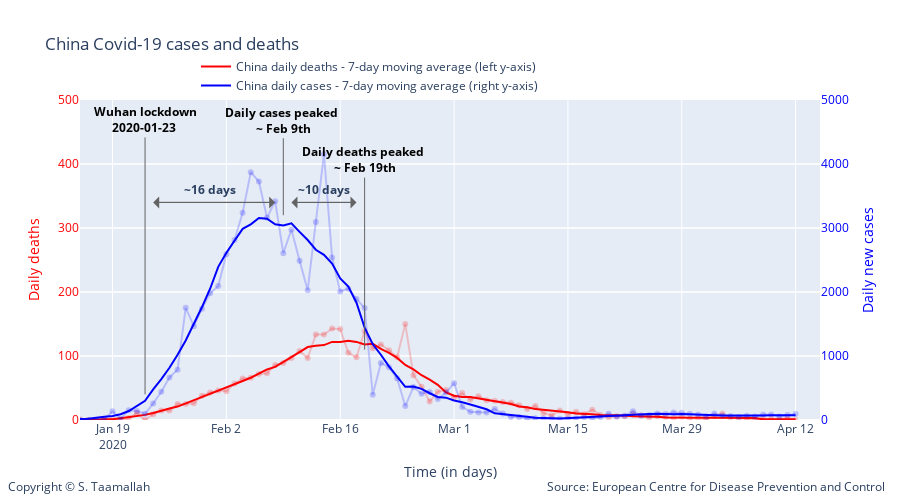

Notebook cell for this chart:
### Code cell
degree = 5

smooth_china_deaths = smoothTriangle(df_china['deaths'],degree)
smooth_china_cases = smoothTriangle(df_china['cases'],degree)

smooth_china_deaths_9day = smooth_9day(df_china['deaths'])
smooth_china_cases_9day = smooth_9day(df_china['cases'])



# Add traces
trace1 = go.Scatter(
        x=df_china.index, 
        y=df_china['deaths'],
        mode='lines + markers',
        name='China daily deaths (left y-axis)',
        line_color='rgba(256, 0, 0, .2)',
        showlegend=False,
)

trace11 = go.Scatter(
        x=df_china.index, 
        y=smooth_china_deaths_9day,
        mode='lines',
        name='China daily deaths - 7-day moving average (left y-axis)',
        line_color='rgba(256, 0, 0, 1)',
)


trace2 = go.Scatter(
        x=df_china.index, 
        y=df_china['cases'],
        mode='lines + markers',
        name='China daily cases (right y-axis)',
        line_color='rgba(0, 0, 256, .2)',
        showlegend=False,
        yaxis='y2'
)

trace22 = go.Scatter(
        x=df_china.index, 
        y=smooth_china_cases_9day,
        mode='lines',
        name='China daily cases - 7-day moving average (right y-axis)',
        line_color='rgba(0, 0, 256, 1)',
        yaxis='y2'
)

data = [trace1, trace11, trace2, trace22]

layout = go.Layout(
    title='China Covid-19 cases and deaths',
    legend=dict(x=.4, y=1.15, orientation="h"), 
    width=900,
    height=500,
    
    # Top left
    xaxis=dict(
        title='Time (in days)',
        range=['2020-01-15', '2020-04-15'],
    ),
    yaxis=dict(
        title='Daily deaths',
        #type='log',
        range=[0,500],
        color="red",
        anchor='x'
    ),
    yaxis2=dict(
        title = 'Daily new cases',
        color='rgba(0, 0, 256, 1)',
        #type='log',
        range=[0,5000],
        overlaying='y',
        side='right'
    ),
    
       annotations=[
        dict(
            x=1.09,
            y=-0.24,
            showarrow=False,
            text='Source: European Centre for Disease Prevention and Control',
            xref='paper',
            yref='paper'
        ),
        
        dict(
            x=-0.1,
            y=-0.24,
            showarrow=False,
            text='Copyright © S. Taamallah ',
            xref='paper',
            yref='paper'
        )
    ],
    
)



fig = go.Figure(data=data, layout=layout)

fig.add_annotation(
            x='2020-01-23',
            y=40,
            xref="x",
            yref="y",
            text="<b> Wuhan lockdown <br> 2020-01-23  </b>",
            showarrow=True,
            font=dict(
            #family="Courier New, monospace",
            size=12,
            color="black",
            ),
        align="center",
        arrowhead=0,
        arrowsize=1,
        arrowwidth=1,
        arrowcolor="#636363",
        ax=0,
        ay=-275,
)




fig.add_annotation(
            x='2020-02-09',
            y=320,
            text="<b>Daily cases peaked <br> ~ Feb 9th </b>",
            showarrow=True,
            font=dict(
            #family="Courier New, monospace",
            size=12,
            color="black",
            ),
        align="center",
        arrowhead=0,
        arrowsize=1,
        arrowwidth=1,
        arrowcolor="#636363",
        ax=0,
        ay=-95,
)


fig.add_annotation(
            x='2020-02-19',
            y=110,
            text="<b>Daily deaths peaked <br> ~ Feb 19th </b>",
            showarrow=True,
            font=dict(
            #family="Courier New, monospace",
            size=12,
            color="black",
            ),
        align="center",
        arrowhead=0,
        arrowsize=1,
        arrowwidth=1,
        arrowcolor="#636363",
        ax=0,
        ay=-190,
)

fig.add_annotation(
            x='2020-02-10',
            y=340,
            text="",
            showarrow=True,
            font=dict(
            #family="Courier New, monospace",
            size=12,
            color="black",
            ),
        align="center",
        arrowhead=1,
        arrowsize=2,
        arrowwidth=1,
        arrowcolor="#636363",
        ax=65,
        ay=0,
)

fig.add_annotation(
            x='2020-02-18',
            y=340,
            text="",
            showarrow=True,
            font=dict(
            #family="Courier New, monospace",
            size=12,
            color="black",
            ),
        align="center",
        arrowhead=1,
        arrowsize=2,
        arrowwidth=1,
        arrowcolor="#636363",
        ax=-65,
        ay=0,
)

fig.add_annotation(
            x='2020-02-14',
            y=360,
            text="<b> ~10 days </b>",
            showarrow=False,
)

fig.add_annotation(
            x='2020-01-24',
            y=340,
            text="",
            showarrow=True,
            font=dict(
            #family="Courier New, monospace",
            size=12,
            color="black",
            ),
        align="center",
        arrowhead=1,
        arrowsize=2,
        arrowwidth=1,
        arrowcolor="#636363",
        ax=120,
        ay=0,
)

fig.add_annotation(
            x='2020-02-08',
            y=340,
            text="",
            showarrow=True,
            font=dict(
            #family="Courier New, monospace",
            size=12,
            color="black",
            ),
        align="center",
        arrowhead=1,
        arrowsize=2,
        arrowwidth=1,
        arrowcolor="#636363",
        ax=-120,
        ay=0,
)


fig.add_annotation(
            x='2020-01-31',
            y=360,
            text="<b> ~16 days </b>",
            showarrow=False,
)

fig.show()

from plotly.offline import plot
plot(fig, filename="STaamallah_covid19_analysis_chart_2_20200410.html", auto_open = False)

### Figure 1 — Plotly figure (JSON) as saved in the notebook; plotly's stock layout.template omitted (floating-point values rounded to 4 significant figures)
{"data": [{"line": {"color": "rgba(256, 0, 0, .2)"}, "mode": "lines+markers", "name": "China daily deaths (left y-axis)", "showlegend": false, "type": "scatter", "x": ["2020-04-12T00:00:00", "2020-04-11T00:00:00", "2020-04-10T00:00:00", "2020-04-09T00:00:00", "2020-04-08T00:00:00", "2020-04-07T00:00:00", "2020-04-06T00:00:00", "2020-04-05T00:00:00", "2020-04-04T00:00:00", "2020-04-03T00:00:00", "2020-04-02T00:00:00", "2020-04-01T00:00:00", "2020-03-31T00:00:00", "2020-03-30T00:00:00", "2020-03-29T00:00:00", "2020-03-28T00:00:00", "2020-03-27T00:00:00", "2020-03-26T00:00:00", "2020-03-25T00:00:00", "2020-03-24T00:00:00", "2020-03-23T00:00:00", "2020-03-22T00:00:00", "2020-03-21T00:00:00", "2020-03-20T00:00:00", "2020-03-19T00:00:00", "2020-03-18T00:00:00", "2020-03-17T00:00:00", "2020-03-16T00:00:00", "2020-03-15T00:00:00", "2020-03-14T00:00:00", "2020-03-13T00:00:00", "2020-03-12T00:00:00", "2020-03-11T00:00:00", "2020-03-10T00:00:00", "2020-03-09T00:00:00", "2020-03-08T00:00:00", "2020-03-07T00:00:00", "2020-03-06T00:00:00", "2020-03-05T00:00:00", "2020-03-04T00:00:00", "2020-03-03T00:00:00", "2020-03-02T00:00:00", "2020-03-01T00:00:00", "2020-02-29T00:00:00", "2020-02-28T00:00:00", "2020-02-27T00:00:00", "2020-02-26T00:00:00", "2020-02-25T00:00:00", "2020-02-24T00:00:00", "2020-02-23T00:00:00", "2020-02-22T00:00:00", "2020-02-21T00:00:00", "2020-02-20T00:00:00", "2020-02-19T00:00:00", "2020-02-18T00:00:00", "2020-02-17T00:00:00", "2020-02-16T00:00:00", "2020-02-15T00:00:00", "2020-02-14T00:00:00", "2020-02-13T00:00:00", "2020-02-12T00:00:00", "2020-02-11T00:00:00", "2020-02-10T00:00:00", "2020-02-09T00:00:00", "2020-02-08T00:00:00", "2020-02-07T00:00:00", "2020-02-06T00:00:00", "2020-02-05T00:00:00", "2020-02-04T00:00:00", "2020-02-03T00:00:00", "2020-02-02T00:00:00", "2020-02-01T00:00:00", "2020-01-31T00:00:00", "2020-01-30T00:00:00", "2020-01-29T00:00:00", "2020-01-28T00:00:00", "2020-01-27T00:00:00", "2020-01-26T00:00:00", "2020-01-25T00:00:00", "2020-01-24T00:00:00", "2020-01-23T00:00:00", "2020-01-22T00:00:00", "2020-01-21T00:00:00", "2020-01-20T00:00:00", "2020-01-19T00:00:00", "2020-01-18T00:00:00", "2020-01-17T00:00:00", "2020-01-16T00:00:00", "2020-01-15T00:00:00", "2020-01-14T00:00:00", "2020-01-13T00:00:00", "2020-01-12T00:00:00", "2020-01-11T00:00:00", "2020-01-10T00:00:00", "2020-01-09T00:00:00", "2020-01-08T00:00:00", "2020-01-07T00:00:00", "2020-01-06T00:00:00", "2020-01-05T00:00:00", "2020-01-04T00:00:00", "2020-01-03T00:00:00", "2020-01-02T00:00:00", "2020-01-01T00:00:00", "2019-12-31T00:00:00"], "y": [0, 3, 1, 2, 2, 0, 2, 3, 4, 10, 6, 1, 3, 2, 5, 3, 5, 6, 4, 7, 9, 6, 6, 4, 8, 16, 9, 13, 9, 15, 7, 11, 22, 17, 23, 27, 28, 30, 31, 37, 32, 42, 35, 47, 44, 29, 52, 70, 150, 98, 109, 118, 112, 139, 98, 105, 142, 143, 133.5, 133.5, 97, 108, 97, 89, 86, 73, 72, 66, 65, 57, 45, 46, 43, 38, 26, 25, 25, 15, 15, 9, 0, 11, 3, 0, 1, 0, 0, 0, 1, 0, 0, 0, 1, 0, 0, 0, 0, 0, 0, 0, 0, 0, 0, 0]}, {"line": {"color": "rgba(256, 0, 0, 1)"}, "mode": "lines", "name": "China daily deaths - 7-day moving average (left y-axis)", "type": "scatter", "x": ["2020-04-12T00:00:00", "2020-04-11T00:00:00", "2020-04-10T00:00:00", "2020-04-09T00:00:00", "2020-04-08T00:00:00", "2020-04-07T00:00:00", "2020-04-06T00:00:00", "2020-04-05T00:00:00", "2020-04-04T00:00:00", "2020-04-03T00:00:00", "2020-04-02T00:00:00", "2020-04-01T00:00:00", "2020-03-31T00:00:00", "2020-03-30T00:00:00", "2020-03-29T00:00:00", "2020-03-28T00:00:00", "2020-03-27T00:00:00", "2020-03-26T00:00:00", "2020-03-25T00:00:00", "2020-03-24T00:00:00", "2020-03-23T00:00:00", "2020-03-22T00:00:00", "2020-03-21T00:00:00", "2020-03-20T00:00:00", "2020-03-19T00:00:00", "2020-03-18T00:00:00", "2020-03-17T00:00:00", "2020-03-16T00:00:00", "2020-03-15T00:00:00", "2020-03-14T00:00:00", "2020-03-13T00:00:00", "2020-03-12T00:00:00", "2020-03-11T00:00:00", "2020-03-10T00:00:00", "2020-03-09T00:00:00", "2020-03-08T00:00:00", "2020-03-07T00:00:00", "2020-03-06T00:00:00", "2020-03-05T00:00:00", "2020-03-04T00:00:00", "2020-03-03T00:00:00", "2020-03-02T00:00:00", "2020-03-01T00:00:00", "2020-02-29T00:00:00", "2020-02-28T00:00:00", "2020-02-27T00:00:00", "2020-02-26T00:00:00", "2020-02-25T00:00:00", "2020-02-24T00:00:00", "2020-02-23T00:00:00", "2020-02-22T00:00:00", "2020-02-21T00:00:00", "2020-02-20T00:00:00", "2020-02-19T00:00:00", "2020-02-18T00:00:00", "2020-02-17T00:00:00", "2020-02-16T00:00:00", "2020-02-15T00:00:00", "2020-02-14T00:00:00", "2020-02-13T00:00:00", "2020-02-12T00:00:00", "2020-02-11T00:00:00", "2020-02-10T00:00:00", "2020-02-09T00:00:00", "2020-02-08T00:00:00", "2020-02-07T00:00:00", "2020-02-06T00:00:00", "2020-02-05T00:00:00", "2020-02-04T00:00:00", "2020-02-03T00:00:00", "2020-02-02T00:00:00", "2020-02-01T00:00:00", "2020-01-31T00:00:00", "2020-01-30T00:00:00", "2020-01-29T00:00:00", "2020-01-28T00:00:00", "2020-01-27T00:00:00", "2020-01-26T00:00:00", "2020-01-25T00:00:00", "2020-01-24T00:00:00", "2020-01-23T00:00:00", "2020-01-22T00:00:00", "2020-01-21T00:00:00", "2020-01-20T00:00:00", "2020-01-19T00:00:00", "2020-01-18T00:00:00", "2020-01-17T00:00:00", "2020-01-16T00:00:00", "2020-01-15T00:00:00", "2020-01-14T00:00:00", "2020-01-13T00:00:00", "2020-01-12T00:00:00", "2020-01-11T00:00:00", "2020-01-10T00:00:00", "2020-01-09T00:00:00", "2020-01-08T00:00:00", "2020-01-07T00:00:00", "2020-01-06T00:00:00", "2020-01-05T00:00:00", "2020-01-04T00:00:00", "2020-01-03T00:00:00", "2020-01-02T00:00:00", "2020-01-01T00:00:00", "2019-12-31T00:00:00"], "y": [1.333, 1.5, 1.6, 1.333, 1, 3, 3, 3, 3, 3, 4, 4, 4, 4, 3, 4, 4, 5, 5, 5, 6, 7, 7, 8, 8, 9, 9, 10, 12, 13, 14, 16, 17, 20, 21, 25, 27, 29, 31, 34, 36, 36, 38, 43, 55, 63, 70, 79, 86, 97, 105, 111, 119, 118, 122, 124, 122, 122, 117, 116, 114, 106, 98, 91, 83, 79, 72, 66, 61, 56, 50, 45, 41, 35, 30, 26, 21, 18, 14, 11, 8, 6, 4, 2, 1, 1, 0, 0, 0, 0, 0, 0, 0, 0, 0, 0, 0, 0, 0, 0, 0, 0, 0, 0]}, {"line": {"color": "rgba(0, 0, 256, .2)"}, "mode": "lines+markers", "name": "China daily cases (right y-axis)", "showlegend": false, "type": "scatter", "x": ["2020-04-12T00:00:00", "2020-04-11T00:00:00", "2020-04-10T00:00:00", "2020-04-09T00:00:00", "2020-04-08T00:00:00", "2020-04-07T00:00:00", "2020-04-06T00:00:00", "2020-04-05T00:00:00", "2020-04-04T00:00:00", "2020-04-03T00:00:00", "2020-04-02T00:00:00", "2020-04-01T00:00:00", "2020-03-31T00:00:00", "2020-03-30T00:00:00", "2020-03-29T00:00:00", "2020-03-28T00:00:00", "2020-03-27T00:00:00", "2020-03-26T00:00:00", "2020-03-25T00:00:00", "2020-03-24T00:00:00", "2020-03-23T00:00:00", "2020-03-22T00:00:00", "2020-03-21T00:00:00", "2020-03-20T00:00:00", "2020-03-19T00:00:00", "2020-03-18T00:00:00", "2020-03-17T00:00:00", "2020-03-16T00:00:00", "2020-03-15T00:00:00", "2020-03-14T00:00:00", "2020-03-13T00:00:00", "2020-03-12T00:00:00", "2020-03-11T00:00:00", "2020-03-10T00:00:00", "2020-03-09T00:00:00", "2020-03-08T00:00:00", "2020-03-07T00:00:00", "2020-03-06T00:00:00", "2020-03-05T00:00:00", "2020-03-04T00:00:00", "2020-03-03T00:00:00", "2020-03-02T00:00:00", "2020-03-01T00:00:00", "2020-02-29T00:00:00", "2020-02-28T00:00:00", "2020-02-27T00:00:00", "2020-02-26T00:00:00", "2020-02-25T00:00:00", "2020-02-24T00:00:00", "2020-02-23T00:00:00", "2020-02-22T00:00:00", "2020-02-21T00:00:00", "2020-02-20T00:00:00", "2020-02-19T00:00:00", "2020-02-18T00:00:00", "2020-02-17T00:00:00", "2020-02-16T00:00:00", "2020-02-15T00:00:00", "2020-02-14T00:00:00", "2020-02-13T00:00:00", "2020-02-12T00:00:00", "2020-02-11T00:00:00", "2020-02-10T00:00:00", "2020-02-09T00:00:00", "2020-02-08T00:00:00", "2020-02-07T00:00:00", "2020-02-06T00:00:00", "2020-02-05T00:00:00", "2020-02-04T00:00:00", "2020-02-03T00:00:00", "2020-02-02T00:00:00", "2020-02-01T00:00:00", "2020-01-31T00:00:00", "2020-01-30T00:00:00", "2020-01-29T00:00:00", "2020-01-28T00:00:00", "2020-01-27T00:00:00", "2020-01-26T00:00:00", "2020-01-25T00:00:00", "2020-01-24T00:00:00", "2020-01-23T00:00:00", "2020-01-22T00:00:00", "2020-01-21T00:00:00", "2020-01-20T00:00:00", "2020-01-19T00:00:00", "2020-01-18T00:00:00", "2020-01-17T00:00:00", "2020-01-16T00:00:00", "2020-01-15T00:00:00", "2020-01-14T00:00:00", "2020-01-13T00:00:00", "2020-01-12T00:00:00", "2020-01-11T00:00:00", "2020-01-10T00:00:00", "2020-01-09T00:00:00", "2020-01-08T00:00:00", "2020-01-07T00:00:00", "2020-01-06T00:00:00", "2020-01-05T00:00:00", "2020-01-04T00:00:00", "2020-01-03T00:00:00", "2020-01-02T00:00:00", "2020-01-01T00:00:00", "2019-12-31T00:00:00"], "y": [93, 79, 55, 86, 86, 56, 67, 48, 62, 70, 100, 54, 84, 98, 113, 119, 94, 102, 78, 69, 138, 65, 52, 99, 44, 23, 43, 25, 22, 19, 22, 24, 29, 20, 45, 46, 101, 170, 117, 119, 127, 205, 574, 428, 329, 439, 410, 515, 218, 647, 826, 891, 394, 1750, 1890, 2052, 2007, 2538, 4156, 3092, 2028, 2490, 2974, 2607, 3418, 3160, 3727, 3872, 3237, 2812, 2590, 2095, 1980, 1740, 1466, 1753, 787, 665, 441, 259, 97, 140, 151, 19, 136, 17, 4, 0, 0, 0, 0, 0, 0, 0, 0, 0, 0, 0, 15, 0, 17, 0, 0, 27], "yaxis": "y2"}, {"line": {"color": "rgba(0, 0, 256, 1)"}, "mode": "lines", "name": "China daily cases - 7-day moving average (right y-axis)", "type": "scatter", "x": ["2020-04-12T00:00:00", "2020-04-11T00:00:00", "2020-04-10T00:00:00", "2020-04-09T00:00:00", "2020-04-08T00:00:00", "2020-04-07T00:00:00", "2020-04-06T00:00:00", "2020-04-05T00:00:00", "2020-04-04T00:00:00", "2020-04-03T00:00:00", "2020-04-02T00:00:00", "2020-04-01T00:00:00", "2020-03-31T00:00:00", "2020-03-30T00:00:00", "2020-03-29T00:00:00", "2020-03-28T00:00:00", "2020-03-27T00:00:00", "2020-03-26T00:00:00", "2020-03-25T00:00:00", "2020-03-24T00:00:00", "2020-03-23T00:00:00", "2020-03-22T00:00:00", "2020-03-21T00:00:00", "2020-03-20T00:00:00", "2020-03-19T00:00:00", "2020-03-18T00:00:00", "2020-03-17T00:00:00", "2020-03-16T00:00:00", "2020-03-15T00:00:00", "2020-03-14T00:00:00", "2020-03-13T00:00:00", "2020-03-12T00:00:00", "2020-03-11T00:00:00", "2020-03-10T00:00:00", "2020-03-09T00:00:00", "2020-03-08T00:00:00", "2020-03-07T00:00:00", "2020-03-06T00:00:00", "2020-03-05T00:00:00", "2020-03-04T00:00:00", "2020-03-03T00:00:00", "2020-03-02T00:00:00", "2020-03-01T00:00:00", "2020-02-29T00:00:00", "2020-02-28T00:00:00", "2020-02-27T00:00:00", "2020-02-26T00:00:00", "2020-02-25T00:00:00", "2020-02-24T00:00:00", "2020-02-23T00:00:00", "2020-02-22T00:00:00", "2020-02-21T00:00:00", "2020-02-20T00:00:00", "2020-02-19T00:00:00", "2020-02-18T00:00:00", "2020-02-17T00:00:00", "2020-02-16T00:00:00", "2020-02-15T00:00:00", "2020-02-14T00:00:00", "2020-02-13T00:00:00", "2020-02-12T00:00:00", "2020-02-11T00:00:00", "2020-02-10T00:00:00", "2020-02-09T00:00:00", "2020-02-08T00:00:00", "2020-02-07T00:00:00", "2020-02-06T00:00:00", "2020-02-05T00:00:00", "2020-02-04T00:00:00", "2020-02-03T00:00:00", "2020-02-02T00:00:00", "2020-02-01T00:00:00", "2020-01-31T00:00:00", "2020-01-30T00:00:00", "2020-01-29T00:00:00", "2020-01-28T00:00:00", "2020-01-27T00:00:00", "2020-01-26T00:00:00", "2020-01-25T00:00:00", "2020-01-24T00:00:00", "2020-01-23T00:00:00", "2020-01-22T00:00:00", "2020-01-21T00:00:00", "2020-01-20T00:00:00", "2020-01-19T00:00:00", "2020-01-18T00:00:00", "2020-01-17T00:00:00", "2020-01-16T00:00:00", "2020-01-15T00:00:00", "2020-01-14T00:00:00", "2020-01-13T00:00:00", "2020-01-12T00:00:00", "2020-01-11T00:00:00", "2020-01-10T00:00:00", "2020-01-09T00:00:00", "2020-01-08T00:00:00", "2020-01-07T00:00:00", "2020-01-06T00:00:00", "2020-01-05T00:00:00", "2020-01-04T00:00:00", "2020-01-03T00:00:00", "2020-01-02T00:00:00", "2020-01-01T00:00:00", "2019-12-31T00:00:00"], "y": [75.67, 78.25, 79.8, 75.83, 70, 67, 70, 69, 69, 71, 77, 83, 88, 92, 93, 90, 99, 97, 92, 90, 82, 74, 67, 62, 56, 43, 38, 35, 27, 25, 27, 28, 36, 52, 63, 74, 86, 105, 167, 209, 241, 278, 305, 349, 360, 418, 487, 522, 518, 676, 837, 1020, 1186, 1443, 1833, 2085, 2211, 2444, 2580, 2660, 2812, 2940, 3072, 3040, 3057, 3144, 3155, 3057, 2987, 2801, 2613, 2393, 2051, 1765, 1501, 1242, 1020, 816, 639, 479, 299, 213, 140, 91, 62, 51, 36, 19, 17, 2, 0, 0, 0, 0, 1, 1, 3, 3, 3, 0, 7, 5.4, 11, 9], "yaxis": "y2"}], "layout": {"annotations": [{"showarrow": false, "text": "Source: European Centre for Disease Prevention and Control", "x": 1.09, "xref": "paper", "y": -0.24, "yref": "paper"}, {"showarrow": false, "text": "Copyright © S. Taamallah ", "x": -0.1, "xref": "paper", "y": -0.24, "yref": "paper"}, {"align": "center", "arrowcolor": "#636363", "arrowhead": 0, "arrowsize": 1, "arrowwidth": 1, "ax": 0, "ay": -275, "font": {"color": "black", "size": 12}, "showarrow": true, "text": "<b> Wuhan lockdown <br> 2020-01-23  </b>", "x": "2020-01-23", "xref": "x", "y": 40, "yref": "y"}, {"align": "center", "arrowcolor": "#636363", "arrowhead": 0, "arrowsize": 1, "arrowwidth": 1, "ax": 0, "ay": -95, "font": {"color": "black", "size": 12}, "showarrow": true, "text": "<b>Daily cases peaked <br> ~ Feb 9th </b>", "x": "2020-02-09", "y": 320}, {"align": "center", "arrowcolor": "#636363", "arrowhead": 0, "arrowsize": 1, "arrowwidth": 1, "ax": 0, "ay": -190, "font": {"color": "black", "size": 12}, "showarrow": true, "text": "<b>Daily deaths peaked <br> ~ Feb 19th </b>", "x": "2020-02-19", "y": 110}, {"align": "center", "arrowcolor": "#636363", "arrowhead": 1, "arrowsize": 2, "arrowwidth": 1, "ax": 65, "ay": 0, "font": {"color": "black", "size": 12}, "showarrow": true, "text": "", "x": "2020-02-10", "y": 340}, {"align": "center", "arrowcolor": "#636363", "arrowhead": 1, "arrowsize": 2, "arrowwidth": 1, "ax": -65, "ay": 0, "font": {"color": "black", "size": 12}, "showarrow": true, "text": "", "x": "2020-02-18", "y": 340}, {"showarrow": false, "text": "<b> ~10 days </b>", "x": "2020-02-14", "y": 360}, {"align": "center", "arrowcolor": "#636363", "arrowhead": 1, "arrowsize": 2, "arrowwidth": 1, "ax": 120, "ay": 0, "font": {"color": "black", "size": 12}, "showarrow": true, "text": "", "x": "2020-01-24", "y": 340}, {"align": "center", "arrowcolor": "#636363", "arrowhead": 1, "arrowsize": 2, "arrowwidth": 1, "ax": -120, "ay": 0, "font": {"color": "black", "size": 12}, "showarrow": true, "text": "", "x": "2020-02-08", "y": 340}, {"showarrow": false, "text": "<b> ~16 days </b>", "x": "2020-01-31", "y": 360}], "height": 500, "legend": {"orientation": "h", "x": 0.4, "y": 1.15}, "title": {"text": "China Covid-19 cases and deaths"}, "width": 900, "xaxis": {"range": ["2020-01-15", "2020-04-15"], "title": {"text": "Time (in days)"}, "type": "date"}, "yaxis": {"anchor": "x", "color": "red", "range": [0, 500], "title": {"text": "Daily deaths"}, "type": "linear"}, "yaxis2": {"color": "rgba(0, 0, 256, 1)", "overlaying": "y", "range": [0, 5000], "side": "right", "title": {"text": "Daily new cases"}, "type": "linear"}}}
